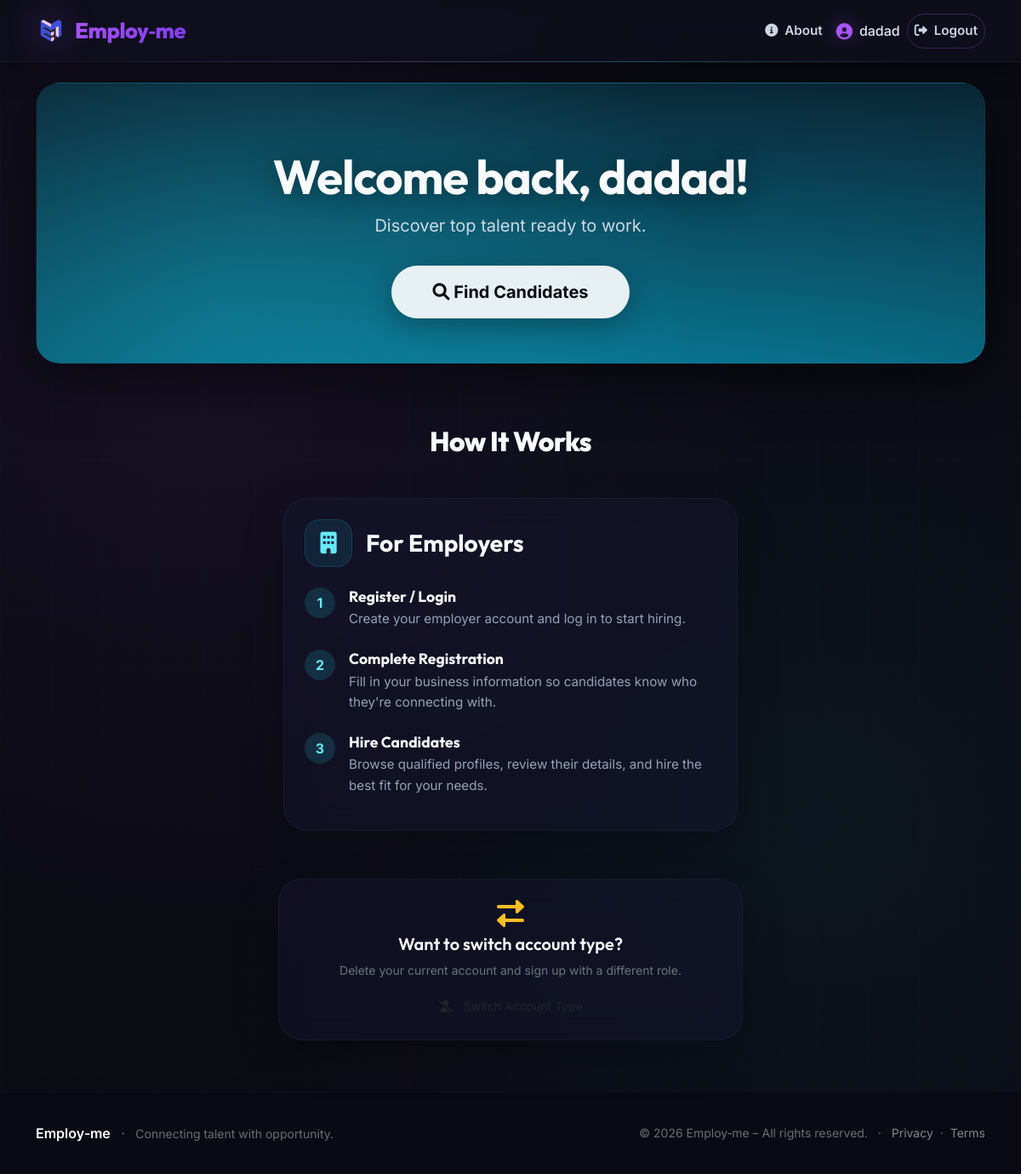
Page / (signed in) on the earlier database version.
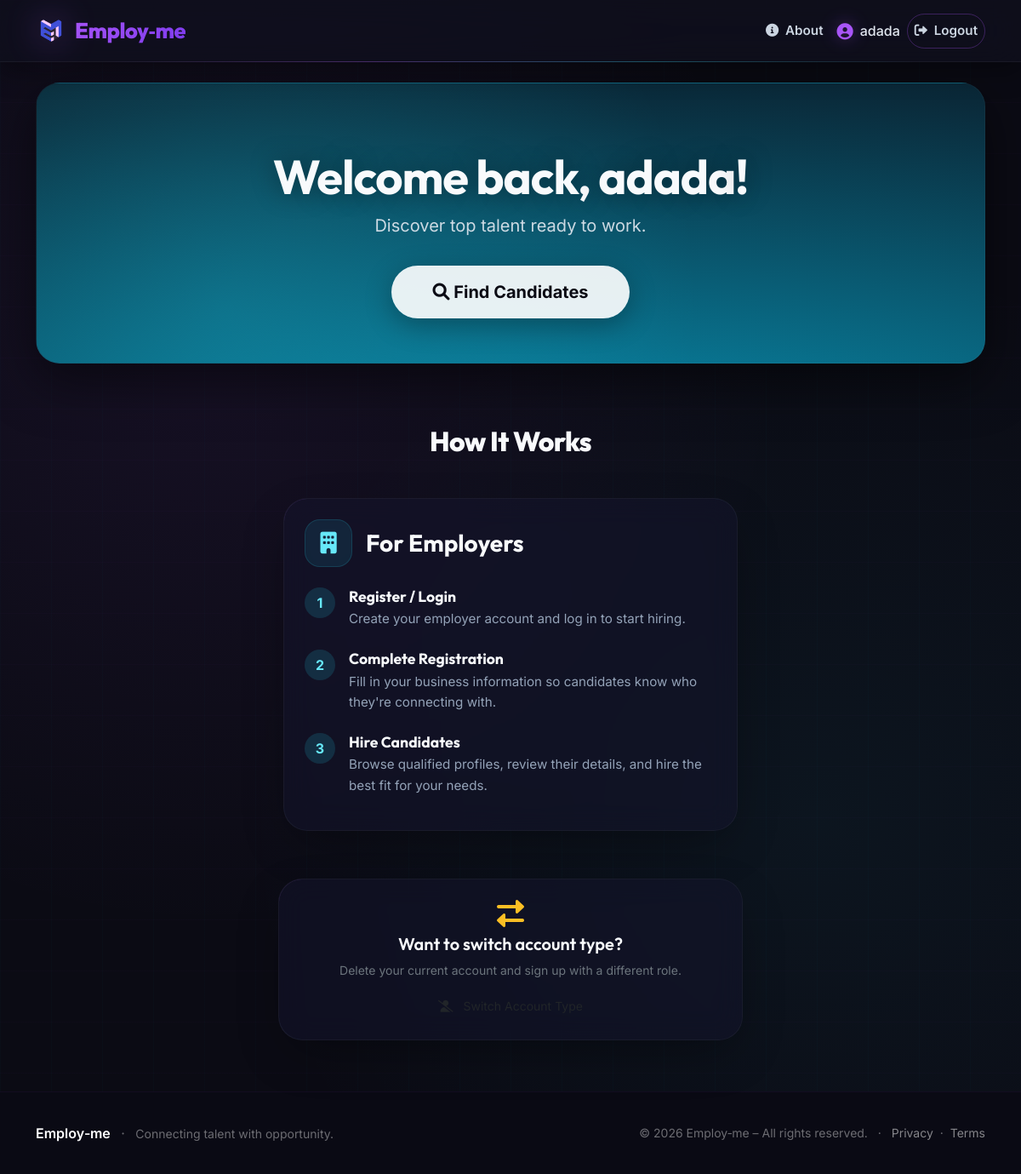
Same page on the later database version.
### models.py (models this page shows)
class User(UserMixin, db.Model):
    id = db.Column(db.Integer, primary_key=True)
    email = db.Column(db.String(120), unique=True, nullable=False)
    password_hash = db.Column(db.String(128), nullable=False)
    role = db.Column(db.String(20), nullable=False)  # 'jobseeker' or 'employer'
    name = db.Column(db.String(100), nullable=False)
    created_at = db.Column(db.DateTime, default=datetime.utcnow)
    profile = db.relationship('JobSeekerProfile', backref='user', uselist=False,
                              cascade='all, delete-orphan')
    employer_profile = db.relationship('EmployerProfile', backref='user', uselist=False,
                                       cascade='all, delete-orphan')

### app.py (the view)
@app.route('/')
def index():
    return render_template('index.html')

### app.py (called while the page is built)
@login_manager.user_loader
def load_user(user_id):
    return User.query.get(int(user_id))

### templates/index.html (shortened to what the changed rows need)
{% extends "base.html" %}
{% block content %}
    {% if current_user.is_authenticated %}
        <div class="dashboard-hero {% if current_user.role == 'jobseeker' %}jobseeker{% else %}employer{% endif %}">
            <div class="container text-center py-3">
                <h1 class="display-4 fw-bold">Welcome back, {{ current_user.name }}!</h1>
                {% if current_user.role == 'jobseeker' %}
                    <p class="lead">Your next opportunity is just a click away.</p>
                    <a href="{{ url_for('jobseeker_dashboard') }}" class="btn btn-white btn-lg px-5 py-3 mt-3">
                        <i class="fas fa-user-cog"></i> My Dashboard
                    </a>
                {% else %}
                    <p class="lead">Discover top talent ready to work.</p>
                    <a href="{{ url_for('hire_dashboard') }}" class="btn btn-white btn-lg px-5 py-3 mt-3">
                        <i class="fas fa-search"></i> Find Candidates
                    </a>
                {% endif %}
            </div>
        </div>
    {% endif %}
    <section id="how-it-works" class="py-5 mt-4">
        <div class="container">
            <h2 class="text-center mb-5" style="font-family: var(--font-display); font-weight: 800; color: #F8FAFC; letter-spacing: -0.02em;">
                How It <span class="gradient-text">Works</span>
            </h2>
        </div>
    </section>
{% endblock %}

### templates/base.html (shortened to what this page needs)
<!DOCTYPE html>
<html lang="en">
<head>
    <link href="https://cdn.jsdelivr.net/npm/bootstrap@5.3.0-alpha1/dist/css/bootstrap.min.css" rel="stylesheet" />
    <link rel="stylesheet" href="https://cdnjs.cloudflare.com/ajax/libs/font-awesome/6.0.0/css/all.min.css" />
</head>
<body>
    <nav class="navbar navbar-expand-lg navbar-custom sticky-top">
    <div class="container">
        <a class="navbar-brand" href="{{ url_for('index') }}">
            <img src="{{ url_for('static', filename='images/logo.png') }}" alt="Employ-me logo" />
            <span>Employ‑me</span>
        </a>
        <div class="collapse navbar-collapse" id="navbarNav">
            <ul class="navbar-nav ms-auto align-items-lg-center gap-1 gap-lg-2">
                <li class="nav-item">
                    <a class="nav-link" href="{{ url_for('about') }}">
                        <i class="fas fa-info-circle me-1"></i> About
                    </a>
                </li>
                {% if current_user.is_authenticated %}
                    <li class="nav-item">
                        <span class="navbar-text">
                            <i class="fas fa-user-circle"></i>
                            {{ current_user.name }}
                        </span>
                    </li>
                    <li class="nav-item">
                        <a class="nav-link btn-outline-custom" href="{{ url_for('logout') }}">
                            <i class="fas fa-sign-out-alt me-1"></i> Logout
                        </a>
                    </li>
                {% endif %}
            </ul>
        </div>
    </div>
</nav>
    <main>
        <div class="container my-4">
            {% block content %}{% endblock %}
        </div>
    </main>
    <footer class="footer-custom">
        <div class="container">
            <div class="row align-items-center">
                <div class="col-md-6 text-center text-md-start">
                    <span class="fw-semibold text-white">Employ‑me</span>
                    <span class="mx-2">·</span>
                    <span class="small">Connecting talent with opportunity.</span>
                </div>
                <div class="col-md-6 text-center text-md-end small">
                    &copy; 2026 Employ‑me – All rights reserved.
                    <span class="mx-2">·</span>
                    <a href="#" class="text-white-50">Privacy</a>
                    <span class="mx-1">·</span>
                    <a href="#" class="text-white-50">Terms</a>
                </div>
            </div>
        </div>
    </footer>
</body>
</html>

Differences in the rows shown:
changed User: name "dadad" → "adada"
